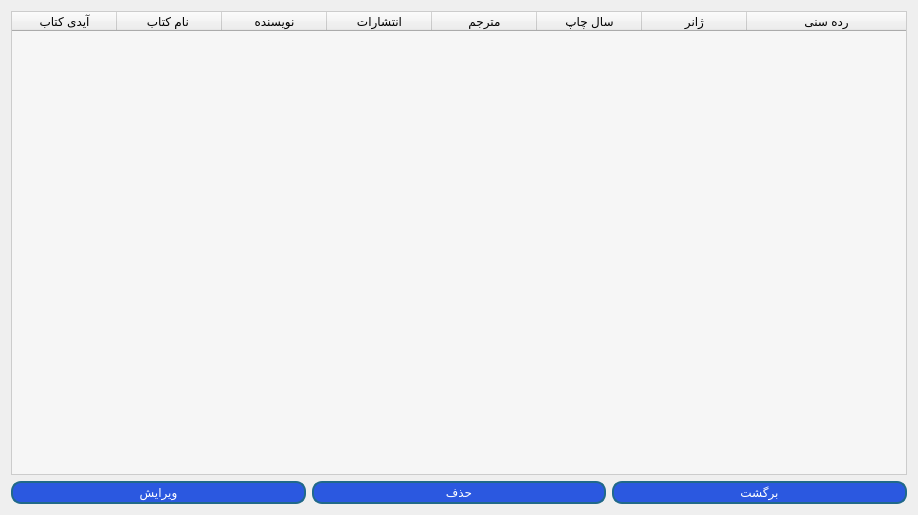
<?xml version="1.0" encoding="UTF-8"?>
<ui version="4.0">
 <class>ShowAllBooks</class>
 <widget class="QDialog" name="ShowAllBooks">
  <property name="geometry">
   <rect>
    <x>0</x>
    <y>0</y>
    <width>918</width>
    <height>515</height>
   </rect>
  </property>
  <property name="windowTitle">
   <string>نمایش</string>
  </property>
  <property name="windowIcon">
   <iconset resource="resources.qrc">
    <normaloff>:/img/images/login.png</normaloff>:/img/images/login.png</iconset>
  </property>
  <property name="styleSheet">
   <string notr="true">
QLineEdit{
	border : 1px solid #b0bfae;
	border-radius : 5px;
	background-color : #ebe8e8;
}

QPushButton{
	border-radius: 10px;
	padding : 2px 5px;
	background :#2b58e0;
	border : 2px solid #21698a;
	color : white;
}
QPushButton:hover {
	background-color : #75a0eb ;
}
QToolButton
{
border-radius:10px;
background:red;
color:white;
}


QTableWidget{
selection-background-color: #75a0eb ;
border : 1px solid #ccc;
background-color : #f6f6f6;
alternate-background-color : #e9e9e9;
color : black;
}


</string>
  </property>
  <layout class="QVBoxLayout" name="verticalLayout">
   <item>
    <widget class="QTableWidget" name="tableBooks">
     <property name="editTriggers">
      <set>QAbstractItemView::NoEditTriggers</set>
     </property>
     <attribute name="horizontalHeaderDefaultSectionSize">
      <number>105</number>
     </attribute>
     <attribute name="horizontalHeaderShowSortIndicator" stdset="0">
      <bool>false</bool>
     </attribute>
     <attribute name="horizontalHeaderStretchLastSection">
      <bool>true</bool>
     </attribute>
     <attribute name="verticalHeaderStretchLastSection">
      <bool>true</bool>
     </attribute>
     <column>
      <property name="text">
       <string>آیدی کتاب</string>
      </property>
     </column>
     <column>
      <property name="text">
       <string>نام کتاب </string>
      </property>
     </column>
     <column>
      <property name="text">
       <string>نویسنده</string>
      </property>
     </column>
     <column>
      <property name="text">
       <string>انتشارات</string>
      </property>
     </column>
     <column>
      <property name="text">
       <string>مترجم</string>
      </property>
     </column>
     <column>
      <property name="text">
       <string>سال چاپ</string>
      </property>
     </column>
     <column>
      <property name="text">
       <string>ژانر</string>
      </property>
     </column>
     <column>
      <property name="text">
       <string>رده سنی</string>
      </property>
     </column>
    </widget>
   </item>
   <item>
    <layout class="QHBoxLayout" name="horizontalLayout">
     <item>
      <widget class="QPushButton" name="edit">
       <property name="text">
        <string>ویرایش</string>
       </property>
      </widget>
     </item>
     <item>
      <widget class="QPushButton" name="delete_2">
       <property name="text">
        <string>حذف</string>
       </property>
      </widget>
     </item>
     <item>
      <widget class="QPushButton" name="back">
       <property name="text">
        <string>برگشت</string>
       </property>
      </widget>
     </item>
    </layout>
   </item>
  </layout>
 </widget>
 <resources>
  <include location="resources.qrc"/>
 </resources>
 <connections/>
</ui>
